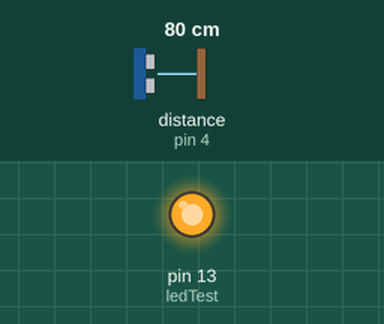
Recording of a sketch running on a simulated Arduino Uno, built with avr-gcc and run on an emulated ATmega328P. Parts: output pins drawn as LEDs (lit = HIGH). Wiring (inferred from the names in the program): ultrasonic range finder: trigger pin 2; echo pin 4. The inputs (shaded band) are chosen by the test bench; at power-on: distance to the obstacle (sensor on pin 4) 80 cm. The echo pulse lasts 58.3 µs per cm; pins used as bus, display or sensor lines are not drawn; what the sketch prints to the serial monitor is not drawn.

Above: at 0.1 s.
At 2.6 s:
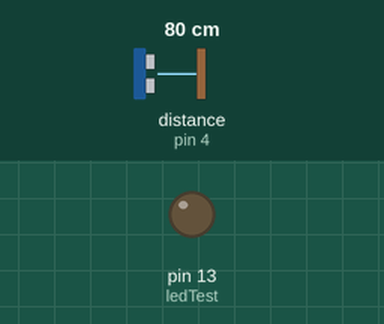
Timing chart, 0 to 4.1 s (numbered marks = the images above):
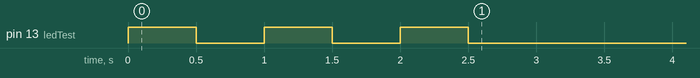

The sketch:

ultrasonido.ino
```cpp
// Definición de variables
int trigger = 2;
int echo = 4;
int ledTest = 13;
long pulseTime;
float distance;

// Inicialización de la placa
void setup() {
    // Iniciar transmisión serie
    Serial.begin(9600); // baudrate: 9600

	// Iniciar pines
    pinMode(ledTest, OUTPUT);
    pinMode(trigger, OUTPUT);
    pinMode(echo, INPUT);

    digitalWrite(trigger, LOW);
    digitalWrite(ledTest, LOW);

    // Saludo inicial (handshake)
    for (int i = 0; i < 3; i++) {
        digitalWrite(ledTest, HIGH);
        delay(500);
        digitalWrite(ledTest, LOW);
        delay(500);
    }
}

// Bucle infinito
void loop() {
    // Disparo de la señal de ultrasonido
	digitalWrite(trigger, HIGH);
    delayMicroseconds(10);
    digitalWrite(trigger, LOW);

    // Medicion del tiempo
    pulseTime = pulseIn(echo, HIGH);

    // Calculo de la distancia
    distance = 0.0340 / 2 * pulseTime;

    // Transmitimos serialmente la información
    Serial.println("Tiempo/Distancia");
    Serial.print(pulseTime);
    Serial.print("/");
    Serial.print(distance);
    Serial.println("");

    delay(1000);
}
```
